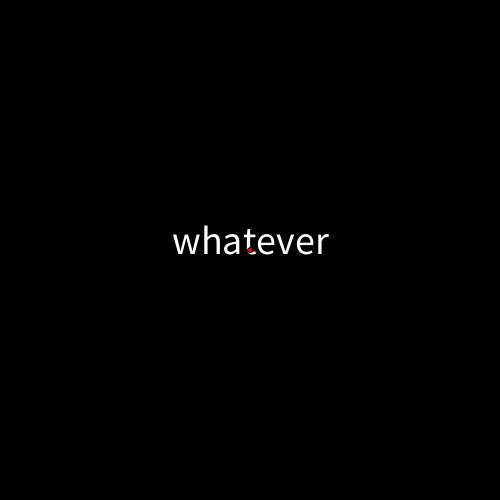
Frame 1 (no input)
Frame 60 (the mouse pressed at the canvas centre just before this capture): identical to frame 1, image omitted
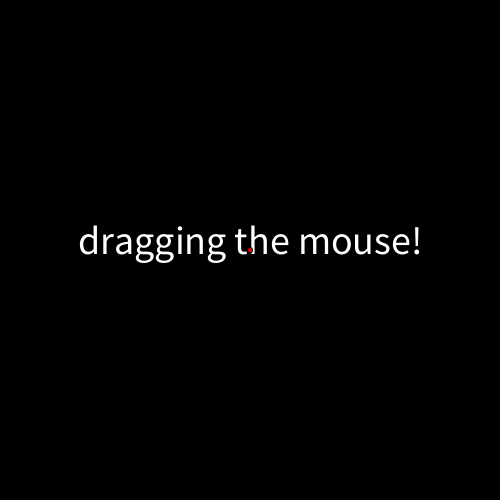
Frame 120 (the mouse held since frame 60 and released just before this capture)

The Processing sketch that drew these frames (run headless with seeded random() and noise(); from frame 60 on, the mouse is pressed at the canvas centre):

// Processing sketch: stringChange
// ── stringChange.pde
String mytext;
char c;

void setup() {
  size(500,500);   
}

void draw() {    
  background(0);
  textSize(40);  
  textAlign(CENTER, CENTER);  
  fill(255);    
  
  if(mousePressed) {
    mytext = "dragging the mouse!";
  } else {
    mytext = "whatever";
  }
  
  text(mytext, width/2,height/2-10);
  fill(255,0,0);
  ellipse(width/2, height/2,5,5);
}
